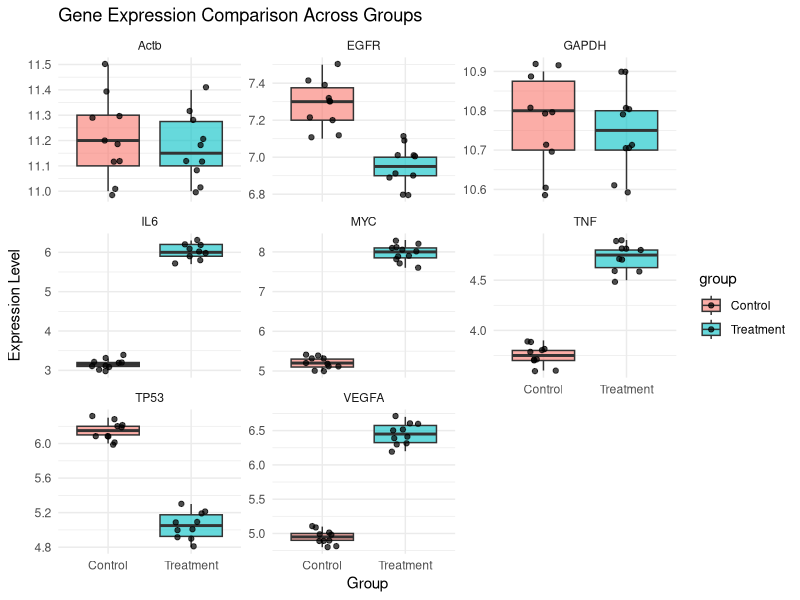

This chart was generated by the following R code:
## ---- chunk 1
library(tidyverse)

metadata <- read_csv("data/metadata.csv")
expression <- read_csv("data/expression.csv")
## ---- chunk 2
# join datasets and stanarize colum names
data_merged <- expression %>%
  rename(sample_id = SampleID) %>%
  left_join(metadata, by = "sample_id")

# View the merged data preview
head(data_merged)
  
## ---- chunk 3
# Join datasets and fix group name typos
data_merged <- expression %>%
  rename(sample_id = SampleID) %>%
  left_join(metadata, by = "sample_id") %>%
  mutate(
    group = str_to_title(group),
    group = if_else(group == "Treatmnt", "Treatment", group)
  )

head(data_merged)
## ---- chunk 4
# 1. Plot gene expression levels across groups
ggplot(data_merged, aes(x = group, y = Expression, fill = group)) +
  geom_boxplot(alpha = 0.6, outlier.shape = NA) +
  geom_jitter(width = 0.2, alpha = 0.7) +
  facet_wrap(~ Gene, scales = "free_y") +
  theme_minimal() +
  labs(
    title = "Gene Expression Comparison Across Groups",
    x = "Group",
    y = "Expression Level"
  )
## ---- chunk 5
# Statistical analysis: Mean difference, Log2 Fold Change, and Welch's t-test 
diff_expr <- data_merged %>%
  filter(!is.na(Expression), !is.na(group)) %>%
  group_by(Gene) %>%
  summarise( 
    mean_control = round(mean(Expression[group == "Control"]), 2),
    mean_treatment = round(mean(Expression[group == "Treatment"]), 2),
    log2_fc = round(log2(mean_treatment / mean_control), 2),
    p_value = round(t.test(Expression ~ group)$p.value, 4),
    .groups = "drop"
) %>%
mutate(
  significant = if_else(p_value < 0.05, "Yes", "No")
)
diff_expr
